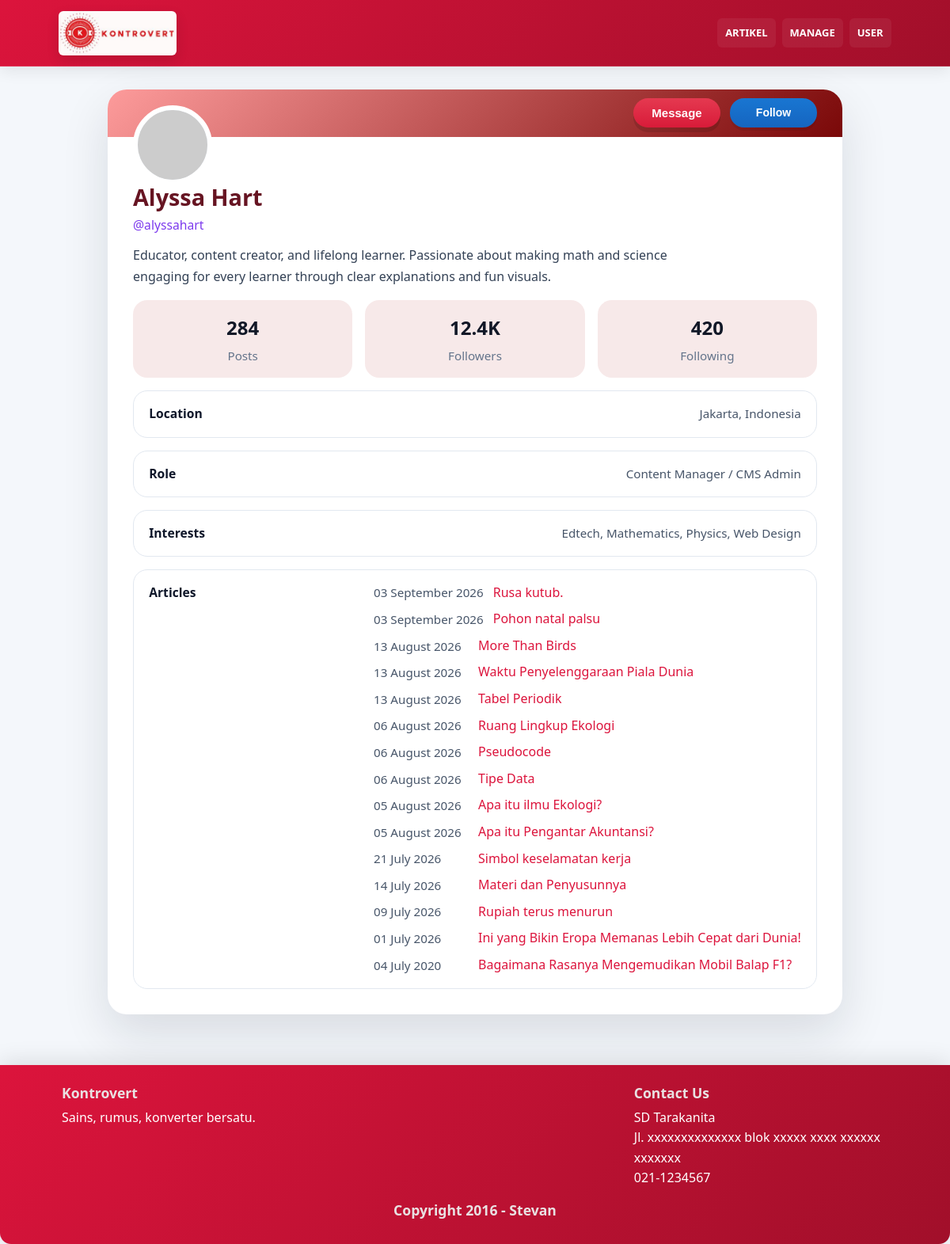
Page /CMS/userCMSSocMedMode.php on the earlier database version.
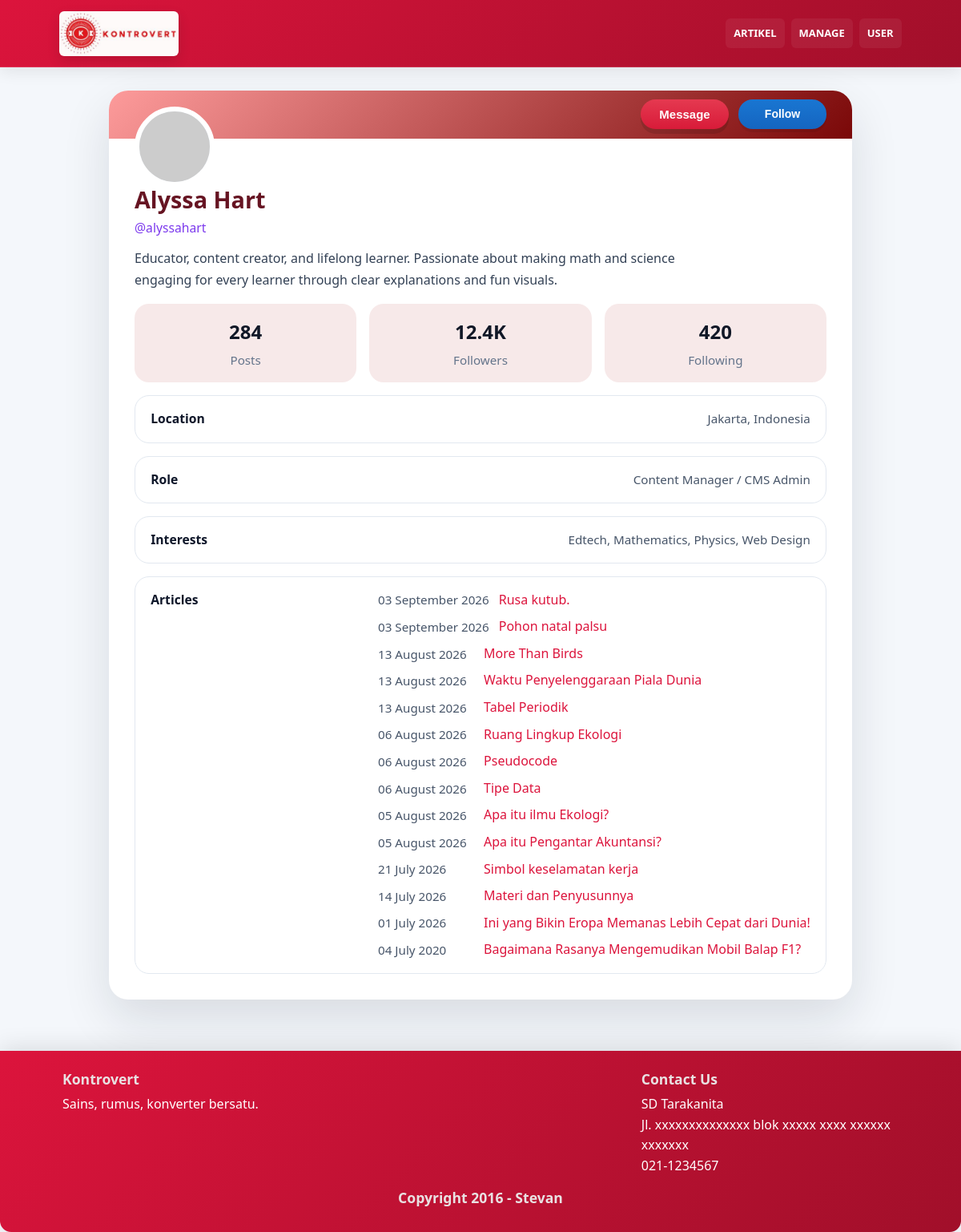
Same page on the later database version.
### tables this page shows
CREATE TABLE `articles` (
  `id` int(11) NOT NULL,
  `idTopik` int(10) NOT NULL,
  `idJenis` int(11) NOT NULL,
  `gambar` varchar(100) NOT NULL,
  `judul` varchar(100) NOT NULL,
  `isi` text NOT NULL,
  `sumber` varchar(100) NOT NULL,
  `tanggal` date NOT NULL DEFAULT current_timestamp(),
  `idMateri` int(10) DEFAULT NULL,
  `created_by` varchar(20) NOT NULL
);

### CMS/userCMSSocMedMode.php (the view, shortened to what this page needs)
<!DOCTYPE html>
<html>
    <head>
        <global-header></global-header>
        <link rel="stylesheet" href="buttons.css">
	</head>
    <body>
        <main class="profile-page">
            <section class="profile-card" aria-label="User profile card">
                <div class="profile-header">
                    <img class="profile-avatar" src="https://via.placeholder.com/240" alt="User avatar">
                    <div class="profile-actions">
                        <button class="btn-primary" type="button">Message</button>
                        <button class="btn-student" type="button">Follow</button>
                    </div>
                </div>
                <div class="profile-summary">
                    <h1 class="profile-name">Alyssa Hart</h1>
                    <p class="profile-username">@alyssahart</p>
                    <p class="profile-bio">Educator, content creator, and lifelong learner. Passionate about making math and science engaging for every learner through clear explanations and fun visuals.</p>
                    <div class="profile-grid">
                        <div class="profile-stat">
                            <strong>284</strong>
                            <span>Posts</span>
                        </div>
                        <div class="profile-stat">
                            <strong>12.4K</strong>
                            <span>Followers</span>
                        </div>
                        <div class="profile-stat">
                            <strong>420</strong>
                            <span>Following</span>
                        </div>
                    </div>
                    <div class="profile-details">
                        <div class="detail-row">
                            <strong>Location</strong>
                            <span>Jakarta, Indonesia</span>
                        </div>
                        <div class="detail-row">
                            <strong>Role</strong>
                            <span>Content Manager / CMS Admin</span>
                        </div>
                        <div class="detail-row">
                            <strong>Interests</strong>
                            <span>Edtech, Mathematics, Physics, Web Design</span>
                        </div>
                        <div class="detail-row">
                            <strong>Articles</strong>
                            <div class="detail-row-news">
                                <?php
                                    include "../db.inc.php";
                                    $sqlstr = "SELECT * FROM articles WHERE created_by = 'stevan1' ORDER BY tanggal DESC";
                                    $result = mysqli_query($db, $sqlstr);
                                    if (!$result || mysqli_num_rows($result) === 0) {
                                        echo "Tidak ada artikel yang dibuat";
                                    } else {
                                        while ($row = mysqli_fetch_assoc($result)) {
                                            $id = $row['id'];
                                            $idTopik = $row['idTopik'];
                                            $idJenis = $row['idJenis'];
                                            $judul = htmlspecialchars($row['judul'], ENT_QUOTES, 'UTF-8');
                                            $tanggal = $row['tanggal'];
                                            $link = ($idJenis === '5')
                                                ? "../materi.php?id=" . urlencode($idTopik) . "&article=" . urlencode($id)
                                                : "../beritaDetail.php?id=" . urlencode($id);
                                            echo "<div class='article-item'>";
                                                echo "<span class='article-date'>" . date_format(date_create($tanggal), "d F Y") . "</span> ";
                                                echo "<a href='" . htmlspecialchars($link, ENT_QUOTES, 'UTF-8') . "' target='_blank'>" . $judul . "</a>";
                                            echo "</div>";
                                        }
                                    }
                                ?>
                            </div>
                        </div>
                    </div>
                </div>
            </section>
        </main>
        <footer id="footer" class="site-footer">
			<global-footer></global-footer>
		</footer>
    </body>
</html>

### CMS/buttons.css (style rules this page uses)
:root { --teacher-1: #e53950; --teacher-2: #d81b39; --student-1: #1976d2; --student-2: #1565c0; }
.btn-teacher, .btn-primary { display:inline-block; background: linear-gradient(180deg, var(--teacher-1), var(--teacher-2)); color: #fff; border: none; padding: 10px 20px; border-radius: 28px; font-weight: 700; font-size: 15px; cursor: pointer; box-shadow: 0 6px 0 rgba(0,0,0,0.12); text-align: center; transition: transform 0.08s ease, box-shadow 0.08s ease, filter 0.12s ease; }
.btn-student { display:inline-block; background: linear-gradient(180deg, var(--student-1), var(--student-2)); color: #fff; border: none; padding: 10px 18px; border-radius: 18px; font-weight: 600; font-size: 14px; cursor: pointer; box-shadow: 0 4px 0 rgba(0,0,0,0.08); transition: transform 0.08s ease, box-shadow 0.08s ease, filter 0.12s ease; }

### penampilan.css (style rules this page uses)
:root { --crimson: #DC143C; --crimson-dark: #a10f2a; --muted: #f5f7fb; --surface: #ffffff; --surface-soft: #fcfdff; --text: #23313f; --text-muted: #5f6c7a; --accent: #993303; --border: #dce5ee; --shadow: rgba(35, 49, 63, 0.08); }
* { box-sizing:border-box }
html,body { height:100%; margin:0; font-family: "Segoe UI", Roboto, "Helvetica Neue", Arial, sans-serif; color:var(--text); background: linear-gradient(180deg, var(--muted) 0%, #eef3f7 100%); line-height: 1.6; }
#footer { background:linear-gradient(135deg,var(--crimson),var(--crimson-dark)); color:#fff; padding:24px 28px; width:100%; clear:both; border-radius:0 0 14px 14px; box-shadow: 0 -3px 30px rgba(0,0,0,0.12); display:flex; flex-direction:column; }
a { color:var(--crimson); text-decoration:none; }
h1,h2,h3,h4,h5,h6 { color:#661422; line-height:1.25; }

### CMS/userCMSSocMedMode.php (style rules this page uses)
body { font-family: "Segoe UI", Tahoma, Geneva, Verdana, sans-serif; background: #f4f7fb; color: #1f2937; margin: 0; min-height: 100vh; }
.profile-page { max-width: 960px; margin: -4rem auto 2rem; padding: 0 1rem 2rem; }
.profile-card { background: #ffffff; border-radius: 24px; box-shadow: 0 24px 60px rgba(15, 23, 42, 0.12); overflow: hidden; margin-top:10%; }
.profile-header { background: linear-gradient(135deg, #fd9b9b, #7a0808); padding: 2.5rem 2rem 1.25rem; position: relative; }
.profile-avatar { width: 100px; height: 100px; border-radius: 50%; border: 6px solid #ffffff; object-fit: cover; background: #e2e8f0; position: absolute; bottom: -60px; left: 40px; left: 2rem; }
.profile-header .profile-actions { position: absolute; right: 2rem; bottom: 0.75rem; display: flex; gap: 0.75rem; flex-wrap: wrap; }
.profile-header .btn-primary, .profile-header .btn-student { min-width: 110px; }
.profile-summary { padding: 5.5rem 2rem 2rem; }
.profile-name { margin: -30px 0px 0.3rem; font-size: 1.8rem; font-weight: 700; }
.profile-username { color: #7c3aed; margin: 0 0 0.75rem; font-size: 0.98rem; }
.profile-bio { margin: 0px 0 1rem; line-height: 1.7; max-width: 680px; color: #334155; }
.profile-grid { display: grid; grid-template-columns: repeat(3, minmax(0, 1fr)); gap: 1rem; margin-bottom: 1rem; }
.profile-stat { background: #f7e9e9; border-radius: 18px; padding: 1rem 1rem 0.9rem; text-align: center; }
.profile-stat strong { display: block; font-size: 1.5rem; margin-bottom: 0.25rem; color: #111827; }
.profile-stat span { color: #64748b; font-size: 0.95rem; }
.profile-details { display: grid; gap: 1rem; }
.detail-row { display: flex; justify-content: space-between; align-items: flex-start; padding: 1rem 1.2rem; border-radius: 18px; border: 1px solid #e2e8f0; background: #ffffff; flex-direction: row; flex-wrap: wrap; }
.detail-row strong { font-size: 0.98rem; color: #0f172a; }
.detail-row span { font-size: 0.95rem; color: #475569; }
.detail-row-news { display: flex; flex-direction: column; gap: 0.5rem; justify-content: flex-start; }
.article-item { display: flex; align-items: center; gap: 0.75rem; width: 100%; white-space: normal; }
.article-date { color: #475569; font-size: 0.9rem; min-width: 120px; }

Differences in the rows shown:
removed articles: tanggal "09 July 2026", judul "Rupiah terus menurun"
